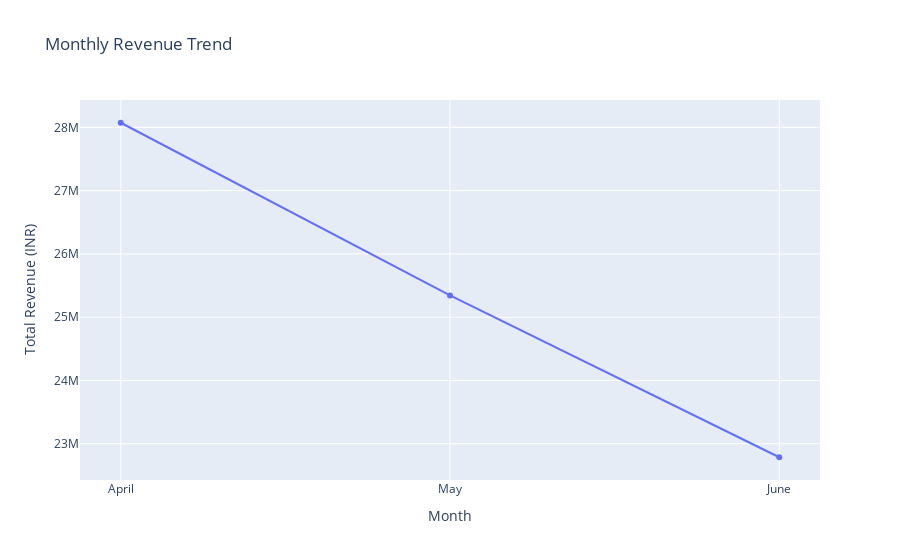

This figure's notebook cell:
### Code cell
# Visualization
px.line(x=monthly_revenue.index, 
        y=monthly_revenue.values,
        title='Monthly Revenue Trend',
        labels={'x': 'Month', 'y': 'Total Revenue (INR)'},
        markers=True)

### Figure 1 — Plotly figure (JSON) as saved in the notebook; plotly's stock layout.template omitted (floating-point values rounded to 4 significant figures)
{"data": [{"hovertemplate": "Month=%{x}<br>Total Revenue (INR)=%{y}<extra></extra>", "legendgroup": "", "line": {"color": "#636efa", "dash": "solid"}, "marker": {"symbol": "circle"}, "mode": "lines+markers", "name": "", "orientation": "v", "showlegend": false, "type": "scatter", "x": ["April", "May", "June"], "xaxis": "x", "y": [28070000.0, 25344362, 22786293], "yaxis": "y"}], "layout": {"legend": {"tracegroupgap": 0}, "title": {"text": "Monthly Revenue Trend"}, "xaxis": {"anchor": "y", "domain": [0, 1], "title": {"text": "Month"}}, "yaxis": {"anchor": "x", "domain": [0, 1], "title": {"text": "Total Revenue (INR)"}}}}
